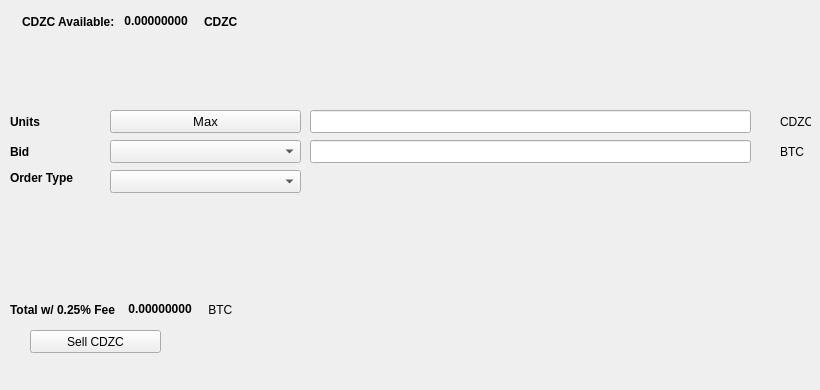
   <widget class="QWidget" name="SellTab">
    <attribute name="title">
     <string>Sell</string>
    </attribute>
    <widget class="QLabel" name="label_16">
     <property name="geometry">
      <rect>
       <x>780</x>
       <y>140</y>
       <width>31</width>
       <height>23</height>
      </rect>
     </property>
     <property name="text">
      <string>BTC</string>
     </property>
    </widget>
    <widget class="QComboBox" name="SellBidcomboBox">
     <property name="geometry">
      <rect>
       <x>110</x>
       <y>140</y>
       <width>191</width>
       <height>23</height>
      </rect>
     </property>
     <property name="font">
      <font>
       <pointsize>10</pointsize>
      </font>
     </property>
    </widget>
    <widget class="QLabel" name="label_18">
     <property name="geometry">
      <rect>
       <x>10</x>
       <y>110</y>
       <width>46</width>
       <height>23</height>
      </rect>
     </property>
     <property name="font">
      <font>
       <weight>75</weight>
       <bold>true</bold>
      </font>
     </property>
     <property name="text">
      <string>Units</string>
     </property>
    </widget>
    <widget class="QPushButton" name="Sell_Max_Amount">
     <property name="geometry">
      <rect>
       <x>110</x>
       <y>110</y>
       <width>191</width>
       <height>23</height>
      </rect>
     </property>
     <property name="font">
      <font>
       <pointsize>10</pointsize>
      </font>
     </property>
     <property name="text">
      <string>Max</string>
     </property>
    </widget>
    <widget class="QLabel" name="label_20">
     <property name="geometry">
      <rect>
       <x>10</x>
       <y>170</y>
       <width>91</width>
       <height>16</height>
      </rect>
     </property>
     <property name="font">
      <font>
       <weight>75</weight>
       <bold>true</bold>
      </font>
     </property>
     <property name="text">
      <string>Order Type</string>
     </property>
    </widget>
    <widget class="QComboBox" name="SellOrdertypeCombo">
     <property name="geometry">
      <rect>
       <x>110</x>
       <y>170</y>
       <width>191</width>
       <height>23</height>
      </rect>
     </property>
     <property name="font">
      <font>
       <pointsize>10</pointsize>
      </font>
     </property>
    </widget>
    <widget class="QLabel" name="label_21">
     <property name="geometry">
      <rect>
       <x>10</x>
       <y>140</y>
       <width>46</width>
       <height>23</height>
      </rect>
     </property>
     <property name="font">
      <font>
       <weight>75</weight>
       <bold>true</bold>
      </font>
     </property>
     <property name="text">
      <string>Bid</string>
     </property>
    </widget>
    <widget class="QLabel" name="label_22">
     <property name="geometry">
      <rect>
       <x>780</x>
       <y>110</y>
       <width>31</width>
       <height>23</height>
      </rect>
     </property>
     <property name="text">
      <string>CDZC</string>
     </property>
    </widget>
    <widget class="QLineEdit" name="UnitsInputCDZC">
     <property name="geometry">
      <rect>
       <x>310</x>
       <y>110</y>
       <width>441</width>
       <height>23</height>
      </rect>
     </property>
     <property name="font">
      <font>
       <pointsize>9</pointsize>
       <weight>75</weight>
       <bold>true</bold>
      </font>
     </property>
    </widget>
    <widget class="QLineEdit" name="SellBidPriceEdit">
     <property name="geometry">
      <rect>
       <x>310</x>
       <y>140</y>
       <width>441</width>
       <height>23</height>
      </rect>
     </property>
     <property name="font">
      <font>
       <pointsize>9</pointsize>
       <weight>75</weight>
       <bold>true</bold>
      </font>
     </property>
    </widget>
    <widget class="QPushButton" name="SellCDZCBTN">
     <property name="geometry">
      <rect>
       <x>30</x>
       <y>330</y>
       <width>131</width>
       <height>23</height>
      </rect>
     </property>
     <property name="text">
      <string>Sell CDZC</string>
     </property>
     <property name="icon">
      <iconset resource="../cryptodezirecash">
       <normaloff>:/icons/bitcoin</normaloff>:/icons/bitcoin</iconset>
     </property>
    </widget>
    <widget class="QWidget" name="layoutWidget3">
     <property name="geometry">
      <rect>
       <x>22</x>
       <y>12</y>
       <width>258</width>
       <height>19</height>
      </rect>
     </property>
     <layout class="QHBoxLayout" name="horizontalLayout">
      <item>
       <widget class="QLabel" name="label232_2">
        <property name="font">
         <font>
          <weight>75</weight>
          <bold>true</bold>
         </font>
        </property>
        <property name="text">
         <string>CDZC Available:</string>
        </property>
       </widget>
      </item>
      <item>
       <widget class="QLabel" name="CDZCAvailableLabel">
        <property name="palette">
         <palette>
          <active>
           <colorrole role="WindowText">
            <brush brushstyle="SolidPattern">
             <color alpha="255">
              <red>0</red>
              <green>0</green>
              <blue>0</blue>
             </color>
            </brush>
           </colorrole>
           <colorrole role="Button">
            <brush brushstyle="SolidPattern">
             <color alpha="255">
              <red>0</red>
              <green>170</green>
              <blue>0</blue>
             </color>
            </brush>
           </colorrole>
           <colorrole role="Light">
            <brush brushstyle="SolidPattern">
             <color alpha="255">
              <red>0</red>
              <green>255</green>
              <blue>0</blue>
             </color>
            </brush>
           </colorrole>
           <colorrole role="Midlight">
            <brush brushstyle="SolidPattern">
             <color alpha="255">
              <red>0</red>
              <green>212</green>
              <blue>0</blue>
             </color>
            </brush>
           </colorrole>
           <colorrole role="Dark">
            <brush brushstyle="SolidPattern">
             <color alpha="255">
              <red>0</red>
              <green>85</green>
              <blue>0</blue>
             </color>
            </brush>
           </colorrole>
           <colorrole role="Mid">
            <brush brushstyle="SolidPattern">
             <color alpha="255">
              <red>0</red>
              <green>113</green>
              <blue>0</blue>
             </color>
            </brush>
           </colorrole>
           <colorrole role="Text">
            <brush brushstyle="SolidPattern">
             <color alpha="255">
              <red>0</red>
              <green>170</green>
              <blue>0</blue>
             </color>
            </brush>
           </colorrole>
           <colorrole role="BrightText">
            <brush brushstyle="SolidPattern">
             <color alpha="255">
              <red>255</red>
              <green>255</green>
              <blue>255</blue>
             </color>
            </brush>
           </colorrole>
           <colorrole role="ButtonText">
            <brush brushstyle="SolidPattern">
             <color alpha="255">
              <red>0</red>
              <green>0</green>
              <blue>0</blue>
             </color>
            </brush>
           </colorrole>
           <colorrole role="Base">
            <brush brushstyle="SolidPattern">
             <color alpha="255">
              <red>255</red>
              <green>255</green>
              <blue>255</blue>
             </color>
            </brush>
           </colorrole>
           <colorrole role="Window">
            <brush brushstyle="SolidPattern">
             <color alpha="255">
              <red>0</red>
              <green>170</green>
              <blue>0</blue>
             </color>
            </brush>
           </colorrole>
           <colorrole role="Shadow">
            <brush brushstyle="SolidPattern">
             <color alpha="255">
              <red>0</red>
              <green>0</green>
              <blue>0</blue>
             </color>
            </brush>
           </colorrole>
           <colorrole role="AlternateBase">
            <brush brushstyle="SolidPattern">
             <color alpha="255">
              <red>127</red>
              <green>212</green>
              <blue>127</blue>
             </color>
            </brush>
           </colorrole>
           <colorrole role="ToolTipBase">
            <brush brushstyle="SolidPattern">
             <color alpha="255">
              <red>255</red>
              <green>255</green>
              <blue>220</blue>
             </color>
            </brush>
           </colorrole>
           <colorrole role="ToolTipText">
            <brush brushstyle="SolidPattern">
             <color alpha="255">
              <red>0</red>
              <green>0</green>
              <blue>0</blue>
             </color>
            </brush>
           </colorrole>
          </active>
          <inactive>
           <colorrole role="WindowText">
            <brush brushstyle="SolidPattern">
             <color alpha="255">
              <red>0</red>
              <green>0</green>
              <blue>0</blue>
             </color>
            </brush>
           </colorrole>
           <colorrole role="Button">
            <brush brushstyle="SolidPattern">
             <color alpha="255">
              <red>0</red>
              <green>170</green>
              <blue>0</blue>
             </color>
            </brush>
           </colorrole>
           <colorrole role="Light">
            <brush brushstyle="SolidPattern">
             <color alpha="255">
              <red>0</red>
              <green>255</green>
              <blue>0</blue>
             </color>
            </brush>
           </colorrole>
           <colorrole role="Midlight">
            <brush brushstyle="SolidPattern">
             <color alpha="255">
              <red>0</red>
              <green>212</green>
              <blue>0</blue>
             </color>
            </brush>
           </colorrole>
           <colorrole role="Dark">
            <brush brushstyle="SolidPattern">
             <color alpha="255">
              <red>0</red>
              <green>85</green>
              <blue>0</blue>
             </color>
            </brush>
           </colorrole>
           <colorrole role="Mid">
            <brush brushstyle="SolidPattern">
             <color alpha="255">
              <red>0</red>
              <green>113</green>
              <blue>0</blue>
             </color>
            </brush>
           </colorrole>
           <colorrole role="Text">
            <brush brushstyle="SolidPattern">
             <color alpha="255">
              <red>0</red>
              <green>170</green>
              <blue>0</blue>
             </color>
            </brush>
           </colorrole>
           <colorrole role="BrightText">
            <brush brushstyle="SolidPattern">
             <color alpha="255">
              <red>255</red>
              <green>255</green>
              <blue>255</blue>
             </color>
            </brush>
           </colorrole>
           <colorrole role="ButtonText">
            <brush brushstyle="SolidPattern">
             <color alpha="255">
              <red>0</red>
              <green>0</green>
              <blue>0</blue>
             </color>
            </brush>
           </colorrole>
           <colorrole role="Base">
            <brush brushstyle="SolidPattern">
             <color alpha="255">
              <red>255</red>
              <green>255</green>
              <blue>255</blue>
             </color>
            </brush>
           </colorrole>
           <colorrole role="Window">
            <brush brushstyle="SolidPattern">
             <color alpha="255">
              <red>0</red>
              <green>170</green>
              <blue>0</blue>
             </color>
            </brush>
           </colorrole>
           <colorrole role="Shadow">
            <brush brushstyle="SolidPattern">
             <color alpha="255">
              <red>0</red>
              <green>0</green>
              <blue>0</blue>
             </color>
            </brush>
           </colorrole>
           <colorrole role="AlternateBase">
            <brush brushstyle="SolidPattern">
             <color alpha="255">
              <red>127</red>
              <green>212</green>
              <blue>127</blue>
             </color>
            </brush>
           </colorrole>
           <colorrole role="ToolTipBase">
            <brush brushstyle="SolidPattern">
             <color alpha="255">
              <red>255</red>
              <green>255</green>
              <blue>220</blue>
             </color>
            </brush>
           </colorrole>
           <colorrole role="ToolTipText">
            <brush brushstyle="SolidPattern">
             <color alpha="255">
              <red>0</red>
              <green>0</green>
              <blue>0</blue>
             </color>
            </brush>
           </colorrole>
          </inactive>
          <disabled>
           <colorrole role="WindowText">
            <brush brushstyle="SolidPattern">
             <color alpha="255">
              <red>0</red>
              <green>85</green>
              <blue>0</blue>
             </color>
            </brush>
           </colorrole>
           <colorrole role="Button">
            <brush brushstyle="SolidPattern">
             <color alpha="255">
              <red>0</red>
              <green>170</green>
              <blue>0</blue>
             </color>
            </brush>
           </colorrole>
           <colorrole role="Light">
            <brush brushstyle="SolidPattern">
             <color alpha="255">
              <red>0</red>
              <green>255</green>
              <blue>0</blue>
             </color>
            </brush>
           </colorrole>
           <colorrole role="Midlight">
            <brush brushstyle="SolidPattern">
             <color alpha="255">
              <red>0</red>
              <green>212</green>
              <blue>0</blue>
             </color>
            </brush>
           </colorrole>
           <colorrole role="Dark">
            <brush brushstyle="SolidPattern">
             <color alpha="255">
              <red>0</red>
              <green>85</green>
              <blue>0</blue>
             </color>
            </brush>
           </colorrole>
           <colorrole role="Mid">
            <brush brushstyle="SolidPattern">
             <color alpha="255">
              <red>0</red>
              <green>113</green>
              <blue>0</blue>
             </color>
            </brush>
           </colorrole>
           <colorrole role="Text">
            <brush brushstyle="SolidPattern">
             <color alpha="255">
              <red>0</red>
              <green>85</green>
              <blue>0</blue>
             </color>
            </brush>
           </colorrole>
           <colorrole role="BrightText">
            <brush brushstyle="SolidPattern">
             <color alpha="255">
              <red>255</red>
              <green>255</green>
              <blue>255</blue>
             </color>
            </brush>
           </colorrole>
           <colorrole role="ButtonText">
            <brush brushstyle="SolidPattern">
             <color alpha="255">
              <red>0</red>
              <green>85</green>
              <blue>0</blue>
             </color>
            </brush>
           </colorrole>
           <colorrole role="Base">
            <brush brushstyle="SolidPattern">
             <color alpha="255">
              <red>0</red>
              <green>170</green>
              <blue>0</blue>
             </color>
            </brush>
           </colorrole>
           <colorrole role="Window">
            <brush brushstyle="SolidPattern">
             <color alpha="255">
              <red>0</red>
              <green>170</green>
              <blue>0</blue>
             </color>
            </brush>
           </colorrole>
           <colorrole role="Shadow">
            <brush brushstyle="SolidPattern">
             <color alpha="255">
              <red>0</red>
              <green>0</green>
              <blue>0</blue>
             </color>
            </brush>
           </colorrole>
           <colorrole role="AlternateBase">
            <brush brushstyle="SolidPattern">
             <color alpha="255">
              <red>0</red>
              <green>170</green>
              <blue>0</blue>
             </color>
            </brush>
           </colorrole>
           <colorrole role="ToolTipBase">
            <brush brushstyle="SolidPattern">
             <color alpha="255">
              <red>255</red>
              <green>255</green>
              <blue>220</blue>
             </color>
            </brush>
           </colorrole>
           <colorrole role="ToolTipText">
            <brush brushstyle="SolidPattern">
             <color alpha="255">
              <red>0</red>
              <green>0</green>
              <blue>0</blue>
             </color>
            </brush>
           </colorrole>
          </disabled>
         </palette>
        </property>
        <property name="font">
         <font>
          <weight>75</weight>
          <bold>true</bold>
         </font>
        </property>
        <property name="text">
         <string> 0.00000000 </string>
        </property>
        <property name="textInteractionFlags">
         <set>Qt::LinksAccessibleByMouse|Qt::TextSelectableByKeyboard|Qt::TextSelectableByMouse</set>
        </property>
       </widget>
      </item>
      <item>
       <widget class="QLabel" name="labelCDZC">
        <property name="font">
         <font>
          <weight>75</weight>
          <bold>true</bold>
         </font>
        </property>
        <property name="text">
         <string>CDZC</string>
        </property>
       </widget>
      </item>
     </layout>
    </widget>
    <widget class="QWidget" name="layoutWidget">
     <property name="geometry">
      <rect>
       <x>10</x>
       <y>300</y>
       <width>268</width>
       <height>19</height>
      </rect>
     </property>
     <layout class="QHBoxLayout" name="horizontalLayout_2">
      <item>
       <widget class="QLabel" name="label_19">
        <property name="font">
         <font>
          <weight>75</weight>
          <bold>true</bold>
         </font>
        </property>
        <property name="text">
         <string>Total w/ 0.25% Fee </string>
        </property>
       </widget>
      </item>
      <item>
       <widget class="QLabel" name="SellCostLabel">
        <property name="palette">
         <palette>
          <active>
           <colorrole role="WindowText">
            <brush brushstyle="SolidPattern">
             <color alpha="255">
              <red>0</red>
              <green>0</green>
              <blue>0</blue>
             </color>
            </brush>
           </colorrole>
           <colorrole role="Button">
            <brush brushstyle="SolidPattern">
             <color alpha="255">
              <red>0</red>
              <green>170</green>
              <blue>0</blue>
             </color>
            </brush>
           </colorrole>
           <colorrole role="Light">
            <brush brushstyle="SolidPattern">
             <color alpha="255">
              <red>0</red>
              <green>255</green>
              <blue>0</blue>
             </color>
            </brush>
           </colorrole>
           <colorrole role="Midlight">
            <brush brushstyle="SolidPattern">
             <color alpha="255">
              <red>0</red>
              <green>212</green>
              <blue>0</blue>
             </color>
            </brush>
           </colorrole>
           <colorrole role="Dark">
            <brush brushstyle="SolidPattern">
             <color alpha="255">
              <red>0</red>
              <green>85</green>
              <blue>0</blue>
             </color>
            </brush>
           </colorrole>
           <colorrole role="Mid">
            <brush brushstyle="SolidPattern">
             <color alpha="255">
              <red>0</red>
              <green>113</green>
              <blue>0</blue>
             </color>
            </brush>
           </colorrole>
           <colorrole role="Text">
            <brush brushstyle="SolidPattern">
             <color alpha="255">
              <red>0</red>
              <green>170</green>
              <blue>0</blue>
             </color>
            </brush>
           </colorrole>
           <colorrole role="BrightText">
            <brush brushstyle="SolidPattern">
             <color alpha="255">
              <red>255</red>
              <green>255</green>
              <blue>255</blue>
             </color>
            </brush>
           </colorrole>
           <colorrole role="ButtonText">
            <brush brushstyle="SolidPattern">
             <color alpha="255">
              <red>0</red>
              <green>0</green>
              <blue>0</blue>
             </color>
            </brush>
           </colorrole>
           <colorrole role="Base">
            <brush brushstyle="SolidPattern">
             <color alpha="255">
              <red>255</red>
              <green>255</green>
              <blue>255</blue>
             </color>
            </brush>
           </colorrole>
           <colorrole role="Window">
            <brush brushstyle="SolidPattern">
             <color alpha="255">
              <red>0</red>
              <green>170</green>
              <blue>0</blue>
             </color>
            </brush>
           </colorrole>
           <colorrole role="Shadow">
            <brush brushstyle="SolidPattern">
             <color alpha="255">
              <red>0</red>
              <green>0</green>
              <blue>0</blue>
             </color>
            </brush>
           </colorrole>
           <colorrole role="AlternateBase">
            <brush brushstyle="SolidPattern">
             <color alpha="255">
              <red>127</red>
              <green>212</green>
              <blue>127</blue>
             </color>
            </brush>
           </colorrole>
           <colorrole role="ToolTipBase">
            <brush brushstyle="SolidPattern">
             <color alpha="255">
              <red>255</red>
              <green>255</green>
              <blue>220</blue>
             </color>
            </brush>
           </colorrole>
           <colorrole role="ToolTipText">
            <brush brushstyle="SolidPattern">
             <color alpha="255">
              <red>0</red>
              <green>0</green>
              <blue>0</blue>
             </color>
            </brush>
           </colorrole>
          </active>
          <inactive>
           <colorrole role="WindowText">
            <brush brushstyle="SolidPattern">
             <color alpha="255">
              <red>0</red>
              <green>0</green>
              <blue>0</blue>
             </color>
            </brush>
           </colorrole>
           <colorrole role="Button">
            <brush brushstyle="SolidPattern">
             <color alpha="255">
              <red>0</red>
              <green>170</green>
              <blue>0</blue>
             </color>
            </brush>
           </colorrole>
           <colorrole role="Light">
            <brush brushstyle="SolidPattern">
             <color alpha="255">
              <red>0</red>
              <green>255</green>
              <blue>0</blue>
             </color>
            </brush>
           </colorrole>
           <colorrole role="Midlight">
            <brush brushstyle="SolidPattern">
             <color alpha="255">
              <red>0</red>
              <green>212</green>
              <blue>0</blue>
             </color>
            </brush>
           </colorrole>
           <colorrole role="Dark">
            <brush brushstyle="SolidPattern">
             <color alpha="255">
              <red>0</red>
              <green>85</green>
              <blue>0</blue>
             </color>
            </brush>
           </colorrole>
           <colorrole role="Mid">
            <brush brushstyle="SolidPattern">
             <color alpha="255">
              <red>0</red>
              <green>113</green>
              <blue>0</blue>
             </color>
            </brush>
           </colorrole>
           <colorrole role="Text">
            <brush brushstyle="SolidPattern">
             <color alpha="255">
              <red>0</red>
              <green>170</green>
              <blue>0</blue>
             </color>
            </brush>
           </colorrole>
           <colorrole role="BrightText">
            <brush brushstyle="SolidPattern">
             <color alpha="255">
              <red>255</red>
              <green>255</green>
              <blue>255</blue>
             </color>
            </brush>
           </colorrole>
           <colorrole role="ButtonText">
            <brush brushstyle="SolidPattern">
             <color alpha="255">
              <red>0</red>
              <green>0</green>
              <blue>0</blue>
             </color>
            </brush>
           </colorrole>
           <colorrole role="Base">
            <brush brushstyle="SolidPattern">
             <color alpha="255">
              <red>255</red>
              <green>255</green>
              <blue>255</blue>
             </color>
            </brush>
           </colorrole>
           <colorrole role="Window">
            <brush brushstyle="SolidPattern">
             <color alpha="255">
              <red>0</red>
              <green>170</green>
              <blue>0</blue>
             </color>
            </brush>
           </colorrole>
           <colorrole role="Shadow">
            <brush brushstyle="SolidPattern">
             <color alpha="255">
              <red>0</red>
              <green>0</green>
              <blue>0</blue>
             </color>
            </brush>
           </colorrole>
           <colorrole role="AlternateBase">
            <brush brushstyle="SolidPattern">
             <color alpha="255">
              <red>127</red>
              <green>212</green>
              <blue>127</blue>
             </color>
            </brush>
           </colorrole>
           <colorrole role="ToolTipBase">
            <brush brushstyle="SolidPattern">
             <color alpha="255">
              <red>255</red>
              <green>255</green>
              <blue>220</blue>
             </color>
            </brush>
           </colorrole>
           <colorrole role="ToolTipText">
            <brush brushstyle="SolidPattern">
             <color alpha="255">
              <red>0</red>
              <green>0</green>
              <blue>0</blue>
             </color>
            </brush>
           </colorrole>
          </inactive>
          <disabled>
           <colorrole role="WindowText">
            <brush brushstyle="SolidPattern">
             <color alpha="255">
              <red>0</red>
              <green>85</green>
              <blue>0</blue>
             </color>
            </brush>
           </colorrole>
           <colorrole role="Button">
            <brush brushstyle="SolidPattern">
             <color alpha="255">
              <red>0</red>
              <green>170</green>
              <blue>0</blue>
             </color>
            </brush>
           </colorrole>
           <colorrole role="Light">
            <brush brushstyle="SolidPattern">
             <color alpha="255">
              <red>0</red>
              <green>255</green>
              <blue>0</blue>
             </color>
            </brush>
           </colorrole>
           <colorrole role="Midlight">
            <brush brushstyle="SolidPattern">
             <color alpha="255">
              <red>0</red>
              <green>212</green>
              <blue>0</blue>
             </color>
            </brush>
           </colorrole>
           <colorrole role="Dark">
            <brush brushstyle="SolidPattern">
             <color alpha="255">
              <red>0</red>
              <green>85</green>
              <blue>0</blue>
             </color>
            </brush>
           </colorrole>
           <colorrole role="Mid">
            <brush brushstyle="SolidPattern">
             <color alpha="255">
              <red>0</red>
              <green>113</green>
              <blue>0</blue>
             </color>
            </brush>
           </colorrole>
           <colorrole role="Text">
            <brush brushstyle="SolidPattern">
             <color alpha="255">
              <red>0</red>
              <green>85</green>
              <blue>0</blue>
             </color>
            </brush>
           </colorrole>
           <colorrole role="BrightText">
            <brush brushstyle="SolidPattern">
             <color alpha="255">
              <red>255</red>
              <green>255</green>
              <blue>255</blue>
             </color>
            </brush>
           </colorrole>
           <colorrole role="ButtonText">
            <brush brushstyle="SolidPattern">
             <color alpha="255">
              <red>0</red>
              <green>85</green>
              <blue>0</blue>
             </color>
            </brush>
           </colorrole>
           <colorrole role="Base">
            <brush brushstyle="SolidPattern">
             <color alpha="255">
              <red>0</red>
              <green>170</green>
              <blue>0</blue>
             </color>
            </brush>
           </colorrole>
           <colorrole role="Window">
            <brush brushstyle="SolidPattern">
             <color alpha="255">
              <red>0</red>
              <green>170</green>
              <blue>0</blue>
             </color>
            </brush>
           </colorrole>
           <colorrole role="Shadow">
            <brush brushstyle="SolidPattern">
             <color alpha="255">
              <red>0</red>
              <green>0</green>
              <blue>0</blue>
             </color>
            </brush>
           </colorrole>
           <colorrole role="AlternateBase">
            <brush brushstyle="SolidPattern">
             <color alpha="255">
              <red>0</red>
              <green>170</green>
              <blue>0</blue>
             </color>
            </brush>
           </colorrole>
           <colorrole role="ToolTipBase">
            <brush brushstyle="SolidPattern">
             <color alpha="255">
              <red>255</red>
              <green>255</green>
              <blue>220</blue>
             </color>
            </brush>
           </colorrole>
           <colorrole role="ToolTipText">
            <brush brushstyle="SolidPattern">
             <color alpha="255">
              <red>0</red>
              <green>0</green>
              <blue>0</blue>
             </color>
            </brush>
           </colorrole>
          </disabled>
         </palette>
        </property>
        <property name="font">
         <font>
          <weight>75</weight>
          <bold>true</bold>
         </font>
        </property>
        <property name="autoFillBackground">
         <bool>false</bool>
        </property>
        <property name="text">
         <string> 0.00000000</string>
        </property>
        <property name="textInteractionFlags">
         <set>Qt::LinksAccessibleByMouse|Qt::TextSelectableByMouse</set>
        </property>
       </widget>
      </item>
      <item>
       <widget class="QLabel" name="label_17">
        <property name="font">
         <font>
          <weight>50</weight>
          <bold>false</bold>
         </font>
        </property>
        <property name="text">
         <string> BTC</string>
        </property>
       </widget>
      </item>
     </layout>
    </widget>
    <widget class="QLabel" name="label_23">
     <property name="geometry">
      <rect>
       <x>460</x>
       <y>300</y>
       <width>281</width>
       <height>81</height>
      </rect>
     </property>
     <property name="text">
      <string/>
     </property>
     <property name="pixmap">
      <pixmap>:/images/bittrex</pixmap>
     </property>
    </widget>
   </widget>
